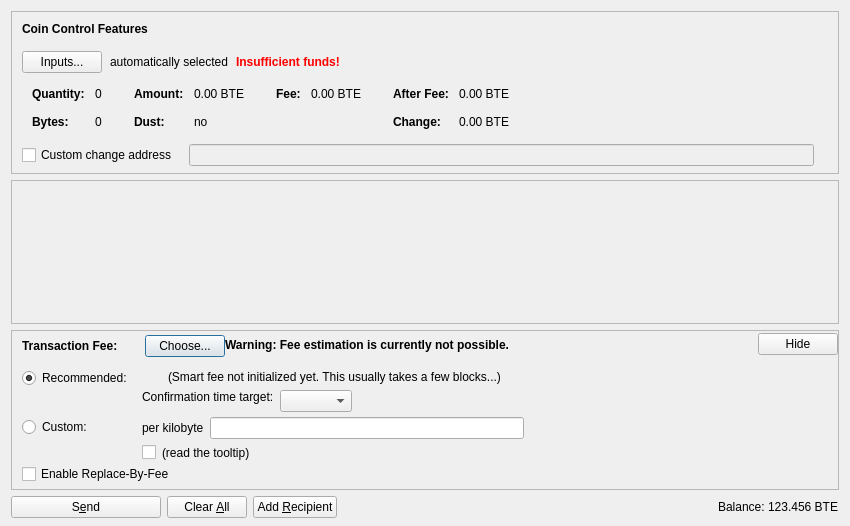
<?xml version="1.0" encoding="UTF-8"?>
<ui version="4.0">
 <class>SendCoinsDialog</class>
 <widget class="QDialog" name="SendCoinsDialog">
  <property name="geometry">
   <rect>
    <x>0</x>
    <y>0</y>
    <width>850</width>
    <height>526</height>
   </rect>
  </property>
  <property name="windowTitle">
   <string>Send Coins</string>
  </property>
  <layout class="QVBoxLayout" name="verticalLayout" stretch="0,1,0,0">
   <property name="bottomMargin">
    <number>8</number>
   </property>
   <item>
    <widget class="QFrame" name="frameCoinControl">
     <property name="sizePolicy">
      <sizepolicy hsizetype="Expanding" vsizetype="Expanding">
       <horstretch>0</horstretch>
       <verstretch>0</verstretch>
      </sizepolicy>
     </property>
     <property name="maximumSize">
      <size>
       <width>16777215</width>
       <height>16777215</height>
      </size>
     </property>
     <property name="frameShape">
      <enum>QFrame::StyledPanel</enum>
     </property>
     <property name="frameShadow">
      <enum>QFrame::Sunken</enum>
     </property>
     <layout class="QVBoxLayout" name="verticalLayoutCoinControl2">
      <property name="spacing">
       <number>0</number>
      </property>
      <property name="leftMargin">
       <number>0</number>
      </property>
      <property name="topMargin">
       <number>0</number>
      </property>
      <property name="rightMargin">
       <number>0</number>
      </property>
      <property name="bottomMargin">
       <number>6</number>
      </property>
      <item>
       <layout class="QVBoxLayout" name="verticalLayoutCoinControl" stretch="0,0,0,0,1">
        <property name="spacing">
         <number>0</number>
        </property>
        <property name="leftMargin">
         <number>10</number>
        </property>
        <property name="topMargin">
         <number>10</number>
        </property>
        <item>
         <layout class="QHBoxLayout" name="horizontalLayoutCoinControl1">
          <property name="bottomMargin">
           <number>15</number>
          </property>
          <item>
           <widget class="QLabel" name="labelCoinControlFeatures">
            <property name="sizePolicy">
             <sizepolicy hsizetype="Preferred" vsizetype="Maximum">
              <horstretch>0</horstretch>
              <verstretch>0</verstretch>
             </sizepolicy>
            </property>
            <property name="font">
             <font>
              <weight>75</weight>
              <bold>true</bold>
             </font>
            </property>
            <property name="styleSheet">
             <string notr="true">font-weight:bold;</string>
            </property>
            <property name="text">
             <string>Coin Control Features</string>
            </property>
           </widget>
          </item>
         </layout>
        </item>
        <item>
         <layout class="QHBoxLayout" name="horizontalLayoutCoinControl2" stretch="0,0,0,0">
          <property name="spacing">
           <number>8</number>
          </property>
          <property name="bottomMargin">
           <number>10</number>
          </property>
          <item>
           <widget class="QPushButton" name="pushButtonCoinControl">
            <property name="styleSheet">
             <string notr="true"/>
            </property>
            <property name="text">
             <string>Inputs...</string>
            </property>
            <property name="autoDefault">
             <bool>false</bool>
            </property>
           </widget>
          </item>
          <item>
           <widget class="QLabel" name="labelCoinControlAutomaticallySelected">
            <property name="text">
             <string>automatically selected</string>
            </property>
            <property name="margin">
             <number>5</number>
            </property>
           </widget>
          </item>
          <item>
           <widget class="QLabel" name="labelCoinControlInsuffFunds">
            <property name="font">
             <font>
              <weight>75</weight>
              <bold>true</bold>
             </font>
            </property>
            <property name="styleSheet">
             <string notr="true">color:red;font-weight:bold;</string>
            </property>
            <property name="text">
             <string>Insufficient funds!</string>
            </property>
            <property name="margin">
             <number>5</number>
            </property>
           </widget>
          </item>
          <item>
           <spacer name="horizontalSpacerCoinControl">
            <property name="orientation">
             <enum>Qt::Horizontal</enum>
            </property>
            <property name="sizeHint" stdset="0">
             <size>
              <width>40</width>
              <height>1</height>
             </size>
            </property>
           </spacer>
          </item>
         </layout>
        </item>
        <item>
         <widget class="QWidget" name="widgetCoinControl" native="true">
          <property name="sizePolicy">
           <sizepolicy hsizetype="Preferred" vsizetype="Preferred">
            <horstretch>0</horstretch>
            <verstretch>0</verstretch>
           </sizepolicy>
          </property>
          <property name="minimumSize">
           <size>
            <width>0</width>
            <height>0</height>
           </size>
          </property>
          <property name="styleSheet">
           <string notr="true"/>
          </property>
          <layout class="QHBoxLayout" name="horizontalLayoutCoinControl5">
           <property name="leftMargin">
            <number>0</number>
           </property>
           <property name="topMargin">
            <number>0</number>
           </property>
           <property name="rightMargin">
            <number>0</number>
           </property>
           <property name="bottomMargin">
            <number>0</number>
           </property>
           <item>
            <layout class="QHBoxLayout" name="horizontalLayoutCoinControl3" stretch="0,0,0,1">
             <property name="spacing">
              <number>20</number>
             </property>
             <property name="topMargin">
              <number>0</number>
             </property>
             <property name="bottomMargin">
              <number>10</number>
             </property>
             <item>
              <layout class="QFormLayout" name="formLayoutCoinControl1">
               <property name="horizontalSpacing">
                <number>10</number>
               </property>
               <property name="verticalSpacing">
                <number>14</number>
               </property>
               <property name="leftMargin">
                <number>10</number>
               </property>
               <property name="topMargin">
                <number>4</number>
               </property>
               <property name="rightMargin">
                <number>6</number>
               </property>
               <item row="0" column="0">
                <widget class="QLabel" name="labelCoinControlQuantityText">
                 <property name="font">
                  <font>
                   <weight>75</weight>
                   <bold>true</bold>
                  </font>
                 </property>
                 <property name="text">
                  <string>Quantity:</string>
                 </property>
                 <property name="margin">
                  <number>0</number>
                 </property>
                </widget>
               </item>
               <item row="0" column="1">
                <widget class="QLabel" name="labelCoinControlQuantity">
                 <property name="cursor">
                  <cursorShape>IBeamCursor</cursorShape>
                 </property>
                 <property name="contextMenuPolicy">
                  <enum>Qt::ActionsContextMenu</enum>
                 </property>
                 <property name="text">
                  <string notr="true">0</string>
                 </property>
                 <property name="margin">
                  <number>0</number>
                 </property>
                 <property name="textInteractionFlags">
                  <set>Qt::LinksAccessibleByMouse|Qt::TextSelectableByKeyboard|Qt::TextSelectableByMouse</set>
                 </property>
                </widget>
               </item>
               <item row="1" column="0">
                <widget class="QLabel" name="labelCoinControlBytesText">
                 <property name="font">
                  <font>
                   <weight>75</weight>
                   <bold>true</bold>
                  </font>
                 </property>
                 <property name="text">
                  <string>Bytes:</string>
                 </property>
                </widget>
               </item>
               <item row="1" column="1">
                <widget class="QLabel" name="labelCoinControlBytes">
                 <property name="cursor">
                  <cursorShape>IBeamCursor</cursorShape>
                 </property>
                 <property name="contextMenuPolicy">
                  <enum>Qt::ActionsContextMenu</enum>
                 </property>
                 <property name="text">
                  <string notr="true">0</string>
                 </property>
                 <property name="textInteractionFlags">
                  <set>Qt::LinksAccessibleByMouse|Qt::TextSelectableByKeyboard|Qt::TextSelectableByMouse</set>
                 </property>
                </widget>
               </item>
              </layout>
             </item>
             <item>
              <layout class="QFormLayout" name="formLayoutCoinControl2">
               <property name="horizontalSpacing">
                <number>10</number>
               </property>
               <property name="verticalSpacing">
                <number>14</number>
               </property>
               <property name="leftMargin">
                <number>6</number>
               </property>
               <property name="topMargin">
                <number>4</number>
               </property>
               <property name="rightMargin">
                <number>6</number>
               </property>
               <item row="0" column="0">
                <widget class="QLabel" name="labelCoinControlAmountText">
                 <property name="font">
                  <font>
                   <weight>75</weight>
                   <bold>true</bold>
                  </font>
                 </property>
                 <property name="text">
                  <string>Amount:</string>
                 </property>
                 <property name="margin">
                  <number>0</number>
                 </property>
                </widget>
               </item>
               <item row="0" column="1">
                <widget class="QLabel" name="labelCoinControlAmount">
                 <property name="cursor">
                  <cursorShape>IBeamCursor</cursorShape>
                 </property>
                 <property name="contextMenuPolicy">
                  <enum>Qt::ActionsContextMenu</enum>
                 </property>
                 <property name="text">
                  <string notr="true">0.00 BTE</string>
                 </property>
                 <property name="textInteractionFlags">
                  <set>Qt::LinksAccessibleByMouse|Qt::TextSelectableByKeyboard|Qt::TextSelectableByMouse</set>
                 </property>
                </widget>
               </item>
               <item row="1" column="0">
                <widget class="QLabel" name="labelCoinControlLowOutputText">
                 <property name="font">
                  <font>
                   <weight>75</weight>
                   <bold>true</bold>
                  </font>
                 </property>
                 <property name="text">
                  <string>Dust:</string>
                 </property>
                </widget>
               </item>
               <item row="1" column="1">
                <widget class="QLabel" name="labelCoinControlLowOutput">
                 <property name="cursor">
                  <cursorShape>IBeamCursor</cursorShape>
                 </property>
                 <property name="contextMenuPolicy">
                  <enum>Qt::ActionsContextMenu</enum>
                 </property>
                 <property name="text">
                  <string notr="true">no</string>
                 </property>
                 <property name="textInteractionFlags">
                  <set>Qt::LinksAccessibleByMouse|Qt::TextSelectableByKeyboard|Qt::TextSelectableByMouse</set>
                 </property>
                </widget>
               </item>
              </layout>
             </item>
             <item>
              <layout class="QFormLayout" name="formLayoutCoinControl3">
               <property name="horizontalSpacing">
                <number>10</number>
               </property>
               <property name="verticalSpacing">
                <number>14</number>
               </property>
               <property name="leftMargin">
                <number>6</number>
               </property>
               <property name="topMargin">
                <number>4</number>
               </property>
               <property name="rightMargin">
                <number>6</number>
               </property>
               <item row="0" column="0">
                <widget class="QLabel" name="labelCoinControlFeeText">
                 <property name="font">
                  <font>
                   <weight>75</weight>
                   <bold>true</bold>
                  </font>
                 </property>
                 <property name="text">
                  <string>Fee:</string>
                 </property>
                 <property name="margin">
                  <number>0</number>
                 </property>
                </widget>
               </item>
               <item row="0" column="1">
                <widget class="QLabel" name="labelCoinControlFee">
                 <property name="cursor">
                  <cursorShape>IBeamCursor</cursorShape>
                 </property>
                 <property name="contextMenuPolicy">
                  <enum>Qt::ActionsContextMenu</enum>
                 </property>
                 <property name="text">
                  <string notr="true">0.00 BTE</string>
                 </property>
                 <property name="textInteractionFlags">
                  <set>Qt::LinksAccessibleByMouse|Qt::TextSelectableByKeyboard|Qt::TextSelectableByMouse</set>
                 </property>
                </widget>
               </item>
              </layout>
             </item>
             <item>
              <layout class="QFormLayout" name="formLayoutCoinControl4">
               <property name="horizontalSpacing">
                <number>10</number>
               </property>
               <property name="verticalSpacing">
                <number>14</number>
               </property>
               <property name="leftMargin">
                <number>6</number>
               </property>
               <property name="topMargin">
                <number>4</number>
               </property>
               <property name="rightMargin">
                <number>6</number>
               </property>
               <item row="0" column="0">
                <widget class="QLabel" name="labelCoinControlAfterFeeText">
                 <property name="font">
                  <font>
                   <weight>75</weight>
                   <bold>true</bold>
                  </font>
                 </property>
                 <property name="text">
                  <string>After Fee:</string>
                 </property>
                 <property name="margin">
                  <number>0</number>
                 </property>
                </widget>
               </item>
               <item row="0" column="1">
                <widget class="QLabel" name="labelCoinControlAfterFee">
                 <property name="cursor">
                  <cursorShape>IBeamCursor</cursorShape>
                 </property>
                 <property name="contextMenuPolicy">
                  <enum>Qt::ActionsContextMenu</enum>
                 </property>
                 <property name="text">
                  <string notr="true">0.00 BTE</string>
                 </property>
                 <property name="textInteractionFlags">
                  <set>Qt::LinksAccessibleByMouse|Qt::TextSelectableByKeyboard|Qt::TextSelectableByMouse</set>
                 </property>
                </widget>
               </item>
               <item row="1" column="0">
                <widget class="QLabel" name="labelCoinControlChangeText">
                 <property name="font">
                  <font>
                   <weight>75</weight>
                   <bold>true</bold>
                  </font>
                 </property>
                 <property name="text">
                  <string>Change:</string>
                 </property>
                </widget>
               </item>
               <item row="1" column="1">
                <widget class="QLabel" name="labelCoinControlChange">
                 <property name="cursor">
                  <cursorShape>IBeamCursor</cursorShape>
                 </property>
                 <property name="contextMenuPolicy">
                  <enum>Qt::ActionsContextMenu</enum>
                 </property>
                 <property name="text">
                  <string notr="true">0.00 BTE</string>
                 </property>
                 <property name="textInteractionFlags">
                  <set>Qt::LinksAccessibleByMouse|Qt::TextSelectableByKeyboard|Qt::TextSelectableByMouse</set>
                 </property>
                </widget>
               </item>
              </layout>
             </item>
            </layout>
           </item>
          </layout>
         </widget>
        </item>
        <item>
         <layout class="QHBoxLayout" name="horizontalLayoutCoinControl4" stretch="0,0,0">
          <property name="spacing">
           <number>12</number>
          </property>
          <property name="sizeConstraint">
           <enum>QLayout::SetDefaultConstraint</enum>
          </property>
          <property name="topMargin">
           <number>5</number>
          </property>
          <property name="rightMargin">
           <number>5</number>
          </property>
          <item>
           <widget class="QCheckBox" name="checkBoxCoinControlChange">
            <property name="toolTip">
             <string>If this is activated, but the change address is empty or invalid, change will be sent to a newly generated address.</string>
            </property>
            <property name="text">
             <string>Custom change address</string>
            </property>
           </widget>
          </item>
          <item>
           <widget class="QValidatedLineEdit" name="lineEditCoinControlChange">
            <property name="enabled">
             <bool>false</bool>
            </property>
            <property name="sizePolicy">
             <sizepolicy hsizetype="Expanding" vsizetype="Fixed">
              <horstretch>0</horstretch>
              <verstretch>0</verstretch>
             </sizepolicy>
            </property>
           </widget>
          </item>
          <item>
           <widget class="QLabel" name="labelCoinControlChangeLabel">
            <property name="sizePolicy">
             <sizepolicy hsizetype="Preferred" vsizetype="Expanding">
              <horstretch>0</horstretch>
              <verstretch>0</verstretch>
             </sizepolicy>
            </property>
            <property name="minimumSize">
             <size>
              <width>0</width>
              <height>0</height>
             </size>
            </property>
            <property name="text">
             <string/>
            </property>
            <property name="margin">
             <number>3</number>
            </property>
           </widget>
          </item>
         </layout>
        </item>
        <item>
         <spacer name="verticalSpacerCoinControl">
          <property name="orientation">
           <enum>Qt::Vertical</enum>
          </property>
          <property name="sizeHint" stdset="0">
           <size>
            <width>800</width>
            <height>1</height>
           </size>
          </property>
         </spacer>
        </item>
       </layout>
      </item>
     </layout>
    </widget>
   </item>
   <item>
    <widget class="QScrollArea" name="scrollArea">
     <property name="widgetResizable">
      <bool>true</bool>
     </property>
     <widget class="QWidget" name="scrollAreaWidgetContents">
      <property name="geometry">
       <rect>
        <x>0</x>
        <y>0</y>
        <width>830</width>
        <height>104</height>
       </rect>
      </property>
      <layout class="QVBoxLayout" name="verticalLayout_2" stretch="0,1">
       <property name="leftMargin">
        <number>0</number>
       </property>
       <property name="topMargin">
        <number>0</number>
       </property>
       <property name="rightMargin">
        <number>0</number>
       </property>
       <property name="bottomMargin">
        <number>0</number>
       </property>
       <item>
        <layout class="QVBoxLayout" name="entries">
         <property name="spacing">
          <number>6</number>
         </property>
        </layout>
       </item>
       <item>
        <spacer name="verticalSpacer">
         <property name="orientation">
          <enum>Qt::Vertical</enum>
         </property>
         <property name="sizeHint" stdset="0">
          <size>
           <width>20</width>
           <height>40</height>
          </size>
         </property>
        </spacer>
       </item>
      </layout>
     </widget>
    </widget>
   </item>
   <item>
    <widget class="QFrame" name="frameFee">
     <property name="sizePolicy">
      <sizepolicy hsizetype="Expanding" vsizetype="Expanding">
       <horstretch>0</horstretch>
       <verstretch>0</verstretch>
      </sizepolicy>
     </property>
     <property name="maximumSize">
      <size>
       <width>16777215</width>
       <height>16777215</height>
      </size>
     </property>
     <property name="frameShape">
      <enum>QFrame::StyledPanel</enum>
     </property>
     <property name="frameShadow">
      <enum>QFrame::Sunken</enum>
     </property>
     <layout class="QVBoxLayout" name="verticalLayoutFee1">
      <property name="spacing">
       <number>0</number>
      </property>
      <property name="leftMargin">
       <number>0</number>
      </property>
      <property name="topMargin">
       <number>0</number>
      </property>
      <property name="rightMargin">
       <number>0</number>
      </property>
      <property name="bottomMargin">
       <number>0</number>
      </property>
      <item>
       <layout class="QVBoxLayout" name="verticalLayoutFee2" stretch="0,0,0">
        <property name="spacing">
         <number>0</number>
        </property>
        <property name="leftMargin">
         <number>10</number>
        </property>
        <property name="topMargin">
         <number>0</number>
        </property>
        <item>
         <layout class="QHBoxLayout" name="horizontalLayoutFee1">
          <property name="bottomMargin">
           <number>0</number>
          </property>
          <item>
           <layout class="QVBoxLayout" name="verticalLayoutFee7">
            <property name="spacing">
             <number>0</number>
            </property>
            <item>
             <spacer name="verticalSpacerSmartFee">
              <property name="orientation">
               <enum>Qt::Vertical</enum>
              </property>
              <property name="sizeType">
               <enum>QSizePolicy::Fixed</enum>
              </property>
              <property name="sizeHint" stdset="0">
               <size>
                <width>1</width>
                <height>4</height>
               </size>
              </property>
             </spacer>
            </item>
            <item>
             <layout class="QHBoxLayout" name="horizontalLayoutSmartFee">
              <property name="spacing">
               <number>10</number>
              </property>
              <item>
               <widget class="QLabel" name="labelFeeHeadline">
                <property name="sizePolicy">
                 <sizepolicy hsizetype="Preferred" vsizetype="Maximum">
                  <horstretch>0</horstretch>
                  <verstretch>0</verstretch>
                 </sizepolicy>
                </property>
                <property name="font">
                 <font>
                  <weight>75</weight>
                  <bold>true</bold>
                 </font>
                </property>
                <property name="styleSheet">
                 <string notr="true">font-weight:bold;</string>
                </property>
                <property name="text">
                 <string>Transaction Fee:</string>
                </property>
               </widget>
              </item>
              <item>
               <widget class="QLabel" name="labelFeeMinimized">
                <property name="text">
                 <string/>
                </property>
               </widget>
              </item>
              <item>
               <widget class="QPushButton" name="buttonChooseFee">
                <property name="text">
                 <string>Choose...</string>
                </property>
               </widget>
              </item>
             </layout>
            </item>
            <item>
             <spacer name="verticalSpacer_5">
              <property name="orientation">
               <enum>Qt::Vertical</enum>
              </property>
              <property name="sizeHint" stdset="0">
               <size>
                <width>1</width>
                <height>1</height>
               </size>
              </property>
             </spacer>
            </item>
           </layout>
          </item>
          <item>
           <widget class="QLabel" name="fallbackFeeWarningLabel">
            <property name="toolTip">
             <string>Using the fallbackfee can result in sending a transaction that will take several hours or days (or never) to confirm. Consider choosing your fee manually or wait until you have validated the complete chain.</string>
            </property>
            <property name="font">
            <font>
                <weight>75</weight>
                <bold>true</bold>
            </font>
            </property>
            <property name="text">
             <string>Warning: Fee estimation is currently not possible.</string>
            </property>
            <property name="wordWrap">
             <bool>false</bool>
            </property>
           </widget>
          </item>
          <item>
           <spacer name="horizontalSpacer_4">
            <property name="orientation">
             <enum>Qt::Horizontal</enum>
            </property>
            <property name="sizeType">
             <enum>QSizePolicy::MinimumExpanding</enum>
            </property>
            <property name="sizeHint" stdset="0">
             <size>
              <width>40</width>
              <height>20</height>
             </size>
            </property>
           </spacer>
          </item>
          <item>
           <widget class="QPushButton" name="buttonMinimizeFee">
            <property name="toolTip">
             <string>collapse fee-settings</string>
            </property>
            <property name="text">
             <string>Hide</string>
            </property>
           </widget>
          </item>
         </layout>
        </item>
        <item>
         <widget class="QFrame" name="frameFeeSelection">
          <layout class="QVBoxLayout" name="verticalLayoutFee12">
           <property name="spacing">
            <number>0</number>
           </property>
           <property name="leftMargin">
            <number>0</number>
           </property>
           <property name="topMargin">
            <number>0</number>
           </property>
           <property name="rightMargin">
            <number>0</number>
           </property>
           <property name="bottomMargin">
            <number>0</number>
           </property>
           <item>
            <layout class="QGridLayout" name="gridLayoutFee">
             <property name="topMargin">
              <number>10</number>
             </property>
             <property name="bottomMargin">
              <number>4</number>
             </property>
             <property name="horizontalSpacing">
              <number>10</number>
             </property>
             <property name="verticalSpacing">
              <number>4</number>
             </property>
             <item row="1" column="1">
              <layout class="QVBoxLayout" name="verticalLayoutFee8">
               <property name="spacing">
                <number>6</number>
               </property>
               <item>
                <layout class="QHBoxLayout" name="horizontalLayoutFee13">
                 <item>
                  <widget class="QLabel" name="labelCustomPerKilobyte">
                   <property name="toolTip">
                    <string>If the custom fee is set to 1000 satoshis and the transaction is only 250 bytes, then &quot;per kilobyte&quot; only pays 250 satoshis in fee, while &quot;total at least&quot; pays 1000 satoshis. For transactions bigger than a kilobyte both pay by kilobyte.</string>
                   </property>
                   <property name="text">
                    <string>per kilobyte</string>
                   </property>
                  </widget>
                 </item>
                 <item>
                  <widget class="BitcoinAmountField" name="customFee"/>
                 </item>
                 <item>
                  <spacer name="horizontalSpacer_6">
                   <property name="orientation">
                    <enum>Qt::Horizontal</enum>
                   </property>
                   <property name="sizeHint" stdset="0">
                    <size>
                     <width>1</width>
                     <height>1</height>
                    </size>
                   </property>
                  </spacer>
                 </item>
                </layout>
               </item>
               <item>
                <layout class="QHBoxLayout" name="horizontalLayoutFee8">
                 <item>
                  <widget class="QCheckBox" name="checkBoxMinimumFee">
                   <property name="toolTip">
                    <string>Paying only the minimum fee is just fine as long as there is less transaction volume than space in the blocks. But be aware that this can end up in a never confirming transaction once there is more demand for bitweb transactions than the network can process.</string>
                   </property>
                   <property name="text">
                    <string/>
                   </property>
                  </widget>
                 </item>
                 <item>
                  <widget class="QLabel" name="labelMinFeeWarning">
                   <property name="enabled">
                    <bool>true</bool>
                   </property>
                   <property name="toolTip">
                    <string>Paying only the minimum fee is just fine as long as there is less transaction volume than space in the blocks. But be aware that this can end up in a never confirming transaction once there is more demand for bitweb transactions than the network can process.</string>
                   </property>
                   <property name="text">
                    <string>(read the tooltip)</string>
                   </property>
                   <property name="margin">
                    <number>5</number>
                   </property>
                  </widget>
                 </item>
                 <item>
                  <spacer name="horizontalSpacer_2">
                   <property name="orientation">
                    <enum>Qt::Horizontal</enum>
                   </property>
                   <property name="sizeHint" stdset="0">
                    <size>
                     <width>1</width>
                     <height>1</height>
                    </size>
                   </property>
                  </spacer>
                 </item>
                </layout>
               </item>
              </layout>
             </item>
             <item row="0" column="0">
              <layout class="QVBoxLayout" name="verticalLayoutFee4" stretch="0,1">
               <item>
                <widget class="QRadioButton" name="radioSmartFee">
                 <property name="text">
                  <string>Recommended:</string>
                 </property>
                 <property name="checked">
                  <bool>true</bool>
                 </property>
                 <attribute name="buttonGroup">
                  <string notr="true">groupFee</string>
                 </attribute>
                </widget>
               </item>
               <item>
                <spacer name="verticalSpacer_2">
                 <property name="orientation">
                  <enum>Qt::Vertical</enum>
                 </property>
                 <property name="sizeHint" stdset="0">
                  <size>
                   <width>1</width>
                   <height>1</height>
                  </size>
                 </property>
                </spacer>
               </item>
              </layout>
             </item>
             <item row="1" column="0">
              <layout class="QVBoxLayout" name="verticalLayoutFee9" stretch="0,1">
               <item>
                <widget class="QRadioButton" name="radioCustomFee">
                 <property name="text">
                  <string>Custom:</string>
                 </property>
                 <attribute name="buttonGroup">
                  <string notr="true">groupFee</string>
                 </attribute>
                </widget>
               </item>
               <item>
                <spacer name="verticalSpacer_6">
                 <property name="orientation">
                  <enum>Qt::Vertical</enum>
                 </property>
                 <property name="sizeHint" stdset="0">
                  <size>
                   <width>1</width>
                   <height>1</height>
                  </size>
                 </property>
                </spacer>
               </item>
              </layout>
             </item>
             <item row="0" column="1">
              <layout class="QVBoxLayout" name="verticalLayoutFee3" stretch="0,0,1">
               <property name="spacing">
                <number>6</number>
               </property>
               <property name="topMargin">
                <number>2</number>
               </property>
               <item>
                <layout class="QHBoxLayout" name="horizontalLayoutFee12">
                 <item>
                  <widget class="QLabel" name="labelSmartFee">
                   <property name="text">
                    <string/>
                   </property>
                   <property name="margin">
                    <number>2</number>
                   </property>
                  </widget>
                 </item>
                 <item>
                  <widget class="QLabel" name="labelFeeEstimation">
                   <property name="text">
                    <string/>
                   </property>
                  </widget>
                 </item>
                 <item>
                  <widget class="QLabel" name="labelSmartFee2">
                   <property name="text">
                    <string>(Smart fee not initialized yet. This usually takes a few blocks...)</string>
                   </property>
                   <property name="margin">
                    <number>2</number>
                   </property>
                  </widget>
                 </item>
                 <item>
                  <spacer name="horizontalSpacer_5">
                   <property name="orientation">
                    <enum>Qt::Horizontal</enum>
                   </property>
                   <property name="sizeHint" stdset="0">
                    <size>
                     <width>1</width>
                     <height>1</height>
                    </size>
                   </property>
                  </spacer>
                 </item>
                </layout>
               </item>
               <item>
                <layout class="QHBoxLayout" name="horizontalLayoutFee9">
                 <item>
                  <layout class="QVBoxLayout" name="verticalLayoutFee6">
                   <item>
                    <widget class="QLabel" name="labelSmartFee3">
                     <property name="text">
                      <string>Confirmation time target:</string>
                     </property>
                     <property name="margin">
                      <number>2</number>
                     </property>
                    </widget>
                   </item>
                   <item>
                    <spacer name="verticalSpacer_3">
                     <property name="orientation">
                      <enum>Qt::Vertical</enum>
                     </property>
                     <property name="sizeHint" stdset="0">
                      <size>
                       <width>1</width>
                       <height>1</height>
                      </size>
                     </property>
                    </spacer>
                   </item>
                  </layout>
                 </item>
                 <item>
                  <layout class="QVBoxLayout" name="verticalLayoutFee5">
                   <property name="rightMargin">
                    <number>30</number>
                   </property>
                   <item>
                    <layout class="QHBoxLayout" name="horizontalLayoutConfTarget">
                     <property name="bottomMargin">
                      <number>0</number>
                     </property>
                     <item>
                      <widget class="QComboBox" name="confTargetSelector"/>
                     </item>
                     <item>
                      <spacer name="horizontalSpacerConfTarget">
                       <property name="orientation">
                        <enum>Qt::Horizontal</enum>
                       </property>
                       <property name="sizeHint" stdset="0">
                        <size>
                         <width>40</width>
                         <height>20</height>
                        </size>
                       </property>
                      </spacer>
                     </item>
                    </layout>
                   </item>
                  </layout>
                 </item>
                </layout>
               </item>
               <item>
                <spacer name="verticalSpacer_4">
                 <property name="orientation">
                  <enum>Qt::Vertical</enum>
                 </property>
                 <property name="sizeHint" stdset="0">
                  <size>
                   <width>1</width>
                   <height>1</height>
                  </size>
                 </property>
                </spacer>
               </item>
              </layout>
             </item>
            </layout>
           </item>
           <item>
            <widget class="QCheckBox" name="optInRBF">
             <property name="text">
              <string>Enable Replace-By-Fee</string>
             </property>
             <property name="toolTip">
              <string>With Replace-By-Fee (BIP-125) you can increase a transaction's fee after it is sent. Without this, a higher fee may be recommended to compensate for increased transaction delay risk.</string>
             </property>
            </widget>
           </item>
          </layout>
         </widget>
        </item>
        <item>
         <spacer name="verticalSpacerFee">
          <property name="orientation">
           <enum>Qt::Vertical</enum>
          </property>
          <property name="sizeHint" stdset="0">
           <size>
            <width>40</width>
            <height>5</height>
           </size>
          </property>
         </spacer>
        </item>
       </layout>
      </item>
     </layout>
    </widget>
   </item>
   <item>
    <layout class="QHBoxLayout" name="horizontalLayout">
     <item>
      <widget class="QPushButton" name="sendButton">
       <property name="minimumSize">
        <size>
         <width>150</width>
         <height>0</height>
        </size>
       </property>
       <property name="toolTip">
        <string>Confirm the send action</string>
       </property>
       <property name="text">
        <string>S&amp;end</string>
       </property>
       <property name="icon">
        <iconset resource="../bitcoin.qrc">
         <normaloff>:/icons/send</normaloff>:/icons/send</iconset>
       </property>
       <property name="autoDefault">
        <bool>false</bool>
       </property>
       <property name="default">
        <bool>false</bool>
       </property>
      </widget>
     </item>
     <item>
      <widget class="QPushButton" name="clearButton">
       <property name="sizePolicy">
        <sizepolicy hsizetype="Minimum" vsizetype="Fixed">
         <horstretch>0</horstretch>
         <verstretch>0</verstretch>
        </sizepolicy>
       </property>
       <property name="toolTip">
        <string>Clear all fields of the form.</string>
       </property>
       <property name="text">
        <string>Clear &amp;All</string>
       </property>
       <property name="icon">
        <iconset resource="../bitcoin.qrc">
         <normaloff>:/icons/remove</normaloff>:/icons/remove</iconset>
       </property>
       <property name="autoDefault">
        <bool>false</bool>
       </property>
      </widget>
     </item>
     <item>
      <widget class="QPushButton" name="addButton">
       <property name="toolTip">
        <string>Send to multiple recipients at once</string>
       </property>
       <property name="text">
        <string>Add &amp;Recipient</string>
       </property>
       <property name="icon">
        <iconset resource="../bitcoin.qrc">
         <normaloff>:/icons/add</normaloff>:/icons/add</iconset>
       </property>
       <property name="autoDefault">
        <bool>false</bool>
       </property>
      </widget>
     </item>
     <item>
      <spacer name="horizontalSpacer">
       <property name="orientation">
        <enum>Qt::Horizontal</enum>
       </property>
       <property name="sizeHint" stdset="0">
        <size>
         <width>40</width>
         <height>20</height>
        </size>
       </property>
      </spacer>
     </item>
     <item>
      <layout class="QHBoxLayout" name="horizontalLayout_2">
       <property name="spacing">
        <number>3</number>
       </property>
       <item>
        <widget class="QLabel" name="label">
         <property name="sizePolicy">
          <sizepolicy hsizetype="Preferred" vsizetype="Fixed">
           <horstretch>0</horstretch>
           <verstretch>0</verstretch>
          </sizepolicy>
         </property>
         <property name="text">
          <string>Balance:</string>
         </property>
        </widget>
       </item>
       <item>
        <widget class="QLabel" name="labelBalance">
         <property name="sizePolicy">
          <sizepolicy hsizetype="Preferred" vsizetype="Fixed">
           <horstretch>0</horstretch>
           <verstretch>0</verstretch>
          </sizepolicy>
         </property>
         <property name="cursor">
          <cursorShape>IBeamCursor</cursorShape>
         </property>
         <property name="text">
          <string notr="true">123.456 BTE</string>
         </property>
         <property name="textInteractionFlags">
          <set>Qt::LinksAccessibleByMouse|Qt::TextSelectableByKeyboard|Qt::TextSelectableByMouse</set>
         </property>
        </widget>
       </item>
      </layout>
     </item>
    </layout>
   </item>
  </layout>
 </widget>
 <customwidgets>
  <customwidget>
   <class>QValidatedLineEdit</class>
   <extends>QLineEdit</extends>
   <header>qt/qvalidatedlineedit.h</header>
  </customwidget>
  <customwidget>
   <class>BitcoinAmountField</class>
   <extends>QLineEdit</extends>
   <header>qt/bitcoinamountfield.h</header>
   <container>1</container>
  </customwidget>
 </customwidgets>
 <resources>
  <include location="../bitcoin.qrc"/>
 </resources>
 <connections/>
 <buttongroups>
  <buttongroup name="groupFee"/>
 </buttongroups>
</ui>
